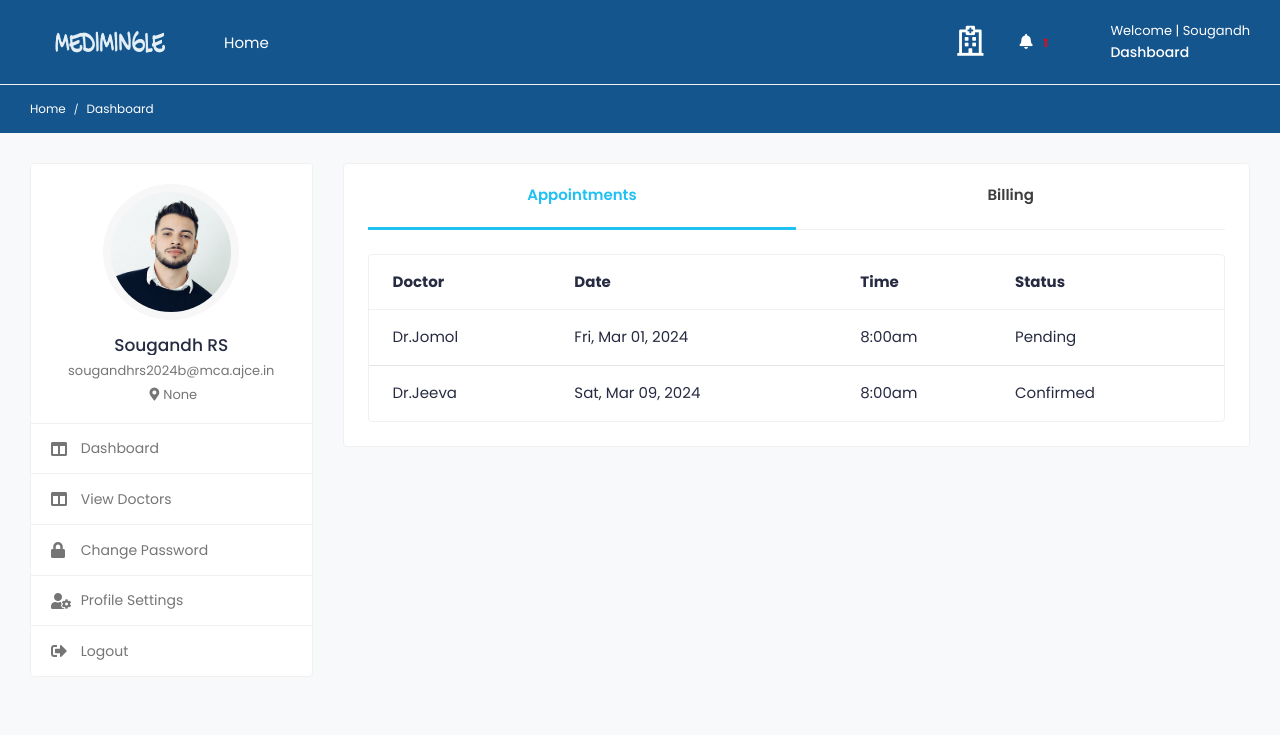
/patient_dashboard/ (signed in), run on an earlier commit of the app's database.
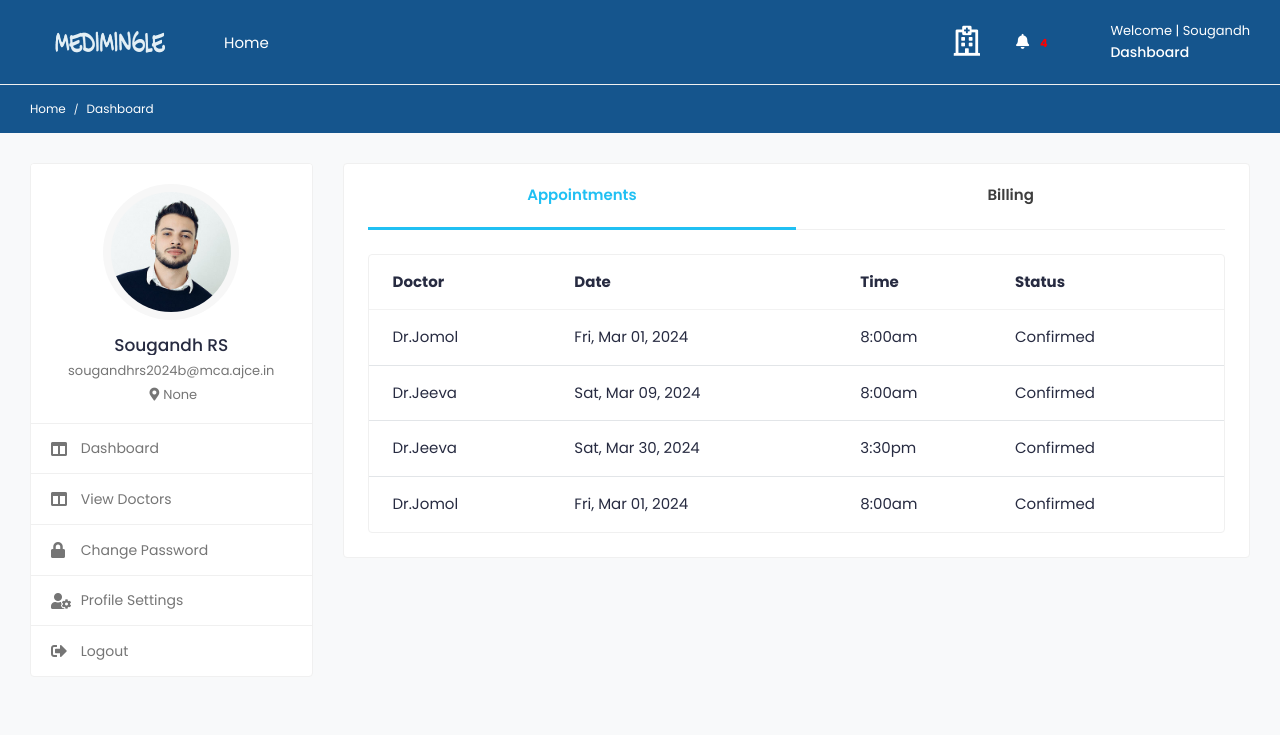
And on a later commit of the database.
### medi/models.py (models this page shows, shortened)
class Appointment(models.Model):
    doctor = models.ForeignKey(Doctor, on_delete=models.CASCADE)
    patient = models.ForeignKey(Patient, on_delete=models.CASCADE)
    appointment_datetime = models.CharField(max_length=20,null=True)
    appointment_time = models.CharField(max_length=20,null=True)
    is_confirmed = models.BooleanField(default=False)

class Doctor(models.Model):
    user = models.OneToOneField(tbl_user, on_delete=models.CASCADE)
    city  = models.CharField(max_length=50,null=True,blank=True)
    profile_image = models.ImageField(upload_to='doctor/',default='default.png')
    gender = models.CharField(max_length=10, blank=True)
    description = models.TextField(blank=True)
    date_joined = models.DateTimeField(default=datetime.now, blank=True)
    consulting_fee = models.DecimalField(max_digits=10, decimal_places=2,blank=True,null=True)
    registration_number = models.CharField(max_length=50, null=True, blank=True)
    certificate = models.FileField(upload_to='certificates/', null=True, blank=True)
    def __str__(self):
        return self.user.first_name

class tbl_user(AbstractUser):
    email=models.EmailField(unique=True)
    phone_number=models.CharField(max_length=15, null=True)
    USER_TYPE_CHOICES = (
        ('patient', 'Patient'),('doctor', 'Doctor'),
    )
    user_type = models.CharField(
        max_length=10,
        choices=USER_TYPE_CHOICES,
        default='patient',
    )
    is_email_verified = models.BooleanField(default=False)
    email_verification_token = models.CharField(max_length=255, blank=True, null=True)
    status= models.BooleanField(default=False)

### medi/views.py (the view)
# urls.py: path('patient_dashboard/',views.patient_dashboard,name='patient_dashboard'),
@never_cache
@login_required(login_url='signin')
def patient_dashboard(request):
    current_user = request.user
    current_patient = get_object_or_404(Patient, user=current_user)
    patient_appointments = Appointment.objects.filter(patient=request.user.patient)
    doc = tbl_user.objects.filter(user_type='doctor').exclude(is_superuser=True)
    notifications = Notification.objects.filter(patient=current_patient)
    n_count=notifications.count()
    bill=Billing.objects.filter(patient=current_patient)
    context={
        'patient': current_patient,
        'appointments':patient_appointments,
        'n_count':n_count,
        'notifications': notifications,
        'doc':doc,
        'bill':bill
    }
    return render(request,'patient_dashboard.html',context)

### templates/patient_dashboard.html (shortened to what this page needs)
{% load static %}
{% include "includes/pat_header.html" %}
			<div class="col-md-7 col-lg-8 col-xl-9">
				<div class="card">
					<div class="card-body pt-0">
						<nav class="user-tabs mb-4">
							<ul class="nav nav-tabs nav-tabs-bottom nav-justified">
								<li class="nav-item">
									<a class="nav-link active" href="#pat_appointments" data-toggle="tab">Appointments</a>
								</li>
								<li class="nav-item">
									<a class="nav-link" href="#pat_billing" data-toggle="tab">Billing</a>
								</li>
							</ul>
						</nav>
						<div class="tab-content pt-0">
							<div id="pat_appointments" class="tab-pane fade show active">
								<div class="card card-table mb-0">
									<div class="card-body">
										<div class="table-responsive">
											<table class="table table-hover table-center mb-0">
												<thead>
													<tr>
														<th>Doctor</th>
														<th>Date</th>
														<th>Time</th>
														<th>Status</th>
													</tr>
												</thead>
												<tbody>
													{% for appointment in appointments %}
														<tr>
															<td>Dr.{{ appointment.doctor }}</td>
															<td>{{ appointment.appointment_datetime }}</td>
															<td>{{ appointment.appointment_time }}</td>
															<td>
																{% if appointment.is_confirmed %}
																  Confirmed
																{% else %}
																  Pending
																{% endif %}
															  </td>
														</tr>
													{% endfor %}
												</tbody>
											</table>
										</div>
									</div>
								</div>
							</div>
						</div>
					</div>
				</div>
			</div>
		</div>
	</div>
</div>
						</div>
	</body>
</html>

What changed in the data, as far as the page shows it:
changed Appointment (number 1 of 4 on the later page): is_confirmed "Pending" → "Confirmed"
added Appointment: doctor "Jeeva", appointment_datetime "Sat, Mar 30, 2024", appointment_time "3:30pm", is_confirmed "Confirmed"
added Appointment: doctor "Jomol", appointment_datetime "Fri, Mar 01, 2024", appointment_time "8:00am", is_confirmed "Confirmed"
